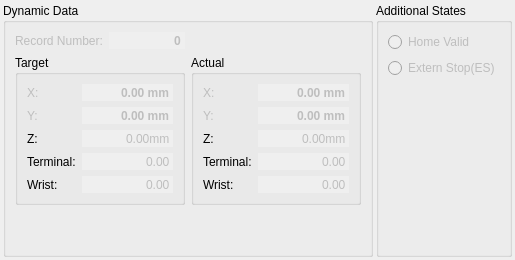
     <widget class="QWidget" name="tab">
      <attribute name="title">
       <string>Operate</string>
      </attribute>
      <layout class="QHBoxLayout" name="horizontalLayout_6">
       <property name="spacing">
        <number>3</number>
       </property>
       <property name="leftMargin">
        <number>3</number>
       </property>
       <property name="topMargin">
        <number>3</number>
       </property>
       <property name="rightMargin">
        <number>3</number>
       </property>
       <property name="bottomMargin">
        <number>3</number>
       </property>
       <item>
        <widget class="QGroupBox" name="groupBox_9">
         <property name="title">
          <string>Dynamic Data</string>
         </property>
         <layout class="QGridLayout" name="gridLayout_11">
          <item row="4" column="2">
           <widget class="QGroupBox" name="groupBox_13">
            <property name="title">
             <string>Actual</string>
            </property>
            <layout class="QGridLayout" name="gridLayout_16">
             <item row="2" column="1">
              <widget class="QDoubleSpinBox" name="actPosY">
               <property name="enabled">
                <bool>false</bool>
               </property>
               <property name="sizePolicy">
                <sizepolicy hsizetype="Minimum" vsizetype="Preferred">
                 <horstretch>0</horstretch>
                 <verstretch>0</verstretch>
                </sizepolicy>
               </property>
               <property name="font">
                <font>
                 <weight>75</weight>
                 <bold>true</bold>
                </font>
               </property>
               <property name="frame">
                <bool>false</bool>
               </property>
               <property name="alignment">
                <set>Qt::AlignRight|Qt::AlignTrailing|Qt::AlignVCenter</set>
               </property>
               <property name="readOnly">
                <bool>true</bool>
               </property>
               <property name="buttonSymbols">
                <enum>QAbstractSpinBox::NoButtons</enum>
               </property>
               <property name="specialValueText">
                <string notr="true"/>
               </property>
               <property name="prefix">
                <string notr="true"/>
               </property>
               <property name="suffix">
                <string notr="true"> mm</string>
               </property>
               <property name="minimum">
                <double>-100000000000.000000000000000</double>
               </property>
               <property name="maximum">
                <double>100000000000.000000000000000</double>
               </property>
              </widget>
             </item>
             <item row="1" column="0">
              <widget class="QLabel" name="label_15">
               <property name="enabled">
                <bool>false</bool>
               </property>
               <property name="text">
                <string>X:</string>
               </property>
              </widget>
             </item>
             <item row="8" column="0">
              <widget class="QLabel" name="label_31">
               <property name="text">
                <string>Wrist:</string>
               </property>
              </widget>
             </item>
             <item row="4" column="0">
              <widget class="QLabel" name="label_32">
               <property name="text">
                <string>Z:</string>
               </property>
              </widget>
             </item>
             <item row="1" column="1">
              <widget class="QDoubleSpinBox" name="actPosX">
               <property name="enabled">
                <bool>false</bool>
               </property>
               <property name="sizePolicy">
                <sizepolicy hsizetype="Minimum" vsizetype="Preferred">
                 <horstretch>0</horstretch>
                 <verstretch>0</verstretch>
                </sizepolicy>
               </property>
               <property name="font">
                <font>
                 <weight>75</weight>
                 <bold>true</bold>
                </font>
               </property>
               <property name="frame">
                <bool>false</bool>
               </property>
               <property name="alignment">
                <set>Qt::AlignRight|Qt::AlignTrailing|Qt::AlignVCenter</set>
               </property>
               <property name="readOnly">
                <bool>true</bool>
               </property>
               <property name="buttonSymbols">
                <enum>QAbstractSpinBox::NoButtons</enum>
               </property>
               <property name="specialValueText">
                <string notr="true"/>
               </property>
               <property name="prefix">
                <string notr="true"/>
               </property>
               <property name="suffix">
                <string notr="true"> mm</string>
               </property>
               <property name="minimum">
                <double>-100000000000.000000000000000</double>
               </property>
               <property name="maximum">
                <double>100000000000.000000000000000</double>
               </property>
              </widget>
             </item>
             <item row="7" column="0">
              <widget class="QLabel" name="label_33">
               <property name="text">
                <string>Terminal:</string>
               </property>
              </widget>
             </item>
             <item row="4" column="1">
              <widget class="QDoubleSpinBox" name="actPosZ">
               <property name="enabled">
                <bool>false</bool>
               </property>
               <property name="frame">
                <bool>false</bool>
               </property>
               <property name="alignment">
                <set>Qt::AlignRight|Qt::AlignTrailing|Qt::AlignVCenter</set>
               </property>
               <property name="readOnly">
                <bool>true</bool>
               </property>
               <property name="buttonSymbols">
                <enum>QAbstractSpinBox::NoButtons</enum>
               </property>
               <property name="suffix">
                <string>mm</string>
               </property>
               <property name="minimum">
                <double>-100000000000.000000000000000</double>
               </property>
               <property name="maximum">
                <double>100000000000.000000000000000</double>
               </property>
              </widget>
             </item>
             <item row="2" column="0">
              <widget class="QLabel" name="label_16">
               <property name="enabled">
                <bool>false</bool>
               </property>
               <property name="text">
                <string>Y:</string>
               </property>
              </widget>
             </item>
             <item row="7" column="1">
              <widget class="QDoubleSpinBox" name="actPosTerminal">
               <property name="enabled">
                <bool>false</bool>
               </property>
               <property name="frame">
                <bool>false</bool>
               </property>
               <property name="alignment">
                <set>Qt::AlignRight|Qt::AlignTrailing|Qt::AlignVCenter</set>
               </property>
               <property name="readOnly">
                <bool>true</bool>
               </property>
               <property name="buttonSymbols">
                <enum>QAbstractSpinBox::NoButtons</enum>
               </property>
              </widget>
             </item>
             <item row="8" column="1">
              <widget class="QDoubleSpinBox" name="actPosWrist">
               <property name="enabled">
                <bool>false</bool>
               </property>
               <property name="frame">
                <bool>false</bool>
               </property>
               <property name="alignment">
                <set>Qt::AlignRight|Qt::AlignTrailing|Qt::AlignVCenter</set>
               </property>
               <property name="readOnly">
                <bool>true</bool>
               </property>
               <property name="buttonSymbols">
                <enum>QAbstractSpinBox::NoButtons</enum>
               </property>
              </widget>
             </item>
            </layout>
           </widget>
          </item>
          <item row="5" column="2">
           <spacer name="verticalSpacer_7">
            <property name="orientation">
             <enum>Qt::Vertical</enum>
            </property>
            <property name="sizeHint" stdset="0">
             <size>
              <width>20</width>
              <height>40</height>
             </size>
            </property>
           </spacer>
          </item>
          <item row="1" column="0">
           <widget class="QLabel" name="label_12">
            <property name="enabled">
             <bool>false</bool>
            </property>
            <property name="text">
             <string>Record Number:</string>
            </property>
           </widget>
          </item>
          <item row="1" column="1">
           <widget class="QSpinBox" name="spinBox_RecordNumber">
            <property name="enabled">
             <bool>false</bool>
            </property>
            <property name="sizePolicy">
             <sizepolicy hsizetype="Minimum" vsizetype="Preferred">
              <horstretch>0</horstretch>
              <verstretch>0</verstretch>
             </sizepolicy>
            </property>
            <property name="font">
             <font>
              <weight>75</weight>
              <bold>true</bold>
             </font>
            </property>
            <property name="frame">
             <bool>false</bool>
            </property>
            <property name="alignment">
             <set>Qt::AlignRight|Qt::AlignTrailing|Qt::AlignVCenter</set>
            </property>
            <property name="readOnly">
             <bool>true</bool>
            </property>
            <property name="buttonSymbols">
             <enum>QAbstractSpinBox::NoButtons</enum>
            </property>
            <property name="specialValueText">
             <string notr="true"/>
            </property>
           </widget>
          </item>
          <item row="4" column="0" colspan="2">
           <widget class="QGroupBox" name="groupBox_12">
            <property name="title">
             <string>Target</string>
            </property>
            <layout class="QGridLayout" name="gridLayout_15">
             <item row="2" column="1">
              <widget class="QDoubleSpinBox" name="doubleSpinBox_target_position_x">
               <property name="enabled">
                <bool>false</bool>
               </property>
               <property name="sizePolicy">
                <sizepolicy hsizetype="Minimum" vsizetype="Preferred">
                 <horstretch>0</horstretch>
                 <verstretch>0</verstretch>
                </sizepolicy>
               </property>
               <property name="font">
                <font>
                 <weight>75</weight>
                 <bold>true</bold>
                </font>
               </property>
               <property name="frame">
                <bool>false</bool>
               </property>
               <property name="alignment">
                <set>Qt::AlignRight|Qt::AlignTrailing|Qt::AlignVCenter</set>
               </property>
               <property name="readOnly">
                <bool>true</bool>
               </property>
               <property name="buttonSymbols">
                <enum>QAbstractSpinBox::NoButtons</enum>
               </property>
               <property name="specialValueText">
                <string notr="true"/>
               </property>
               <property name="prefix">
                <string notr="true"/>
               </property>
               <property name="suffix">
                <string notr="true"> mm</string>
               </property>
               <property name="minimum">
                <double>-100000000000.000000000000000</double>
               </property>
               <property name="maximum">
                <double>100000000000.000000000000000</double>
               </property>
              </widget>
             </item>
             <item row="1" column="0">
              <widget class="QLabel" name="label_13">
               <property name="enabled">
                <bool>false</bool>
               </property>
               <property name="text">
                <string>X:</string>
               </property>
              </widget>
             </item>
             <item row="8" column="0">
              <widget class="QLabel" name="label_30">
               <property name="text">
                <string>Wrist:</string>
               </property>
              </widget>
             </item>
             <item row="4" column="0">
              <widget class="QLabel" name="label_28">
               <property name="text">
                <string>Z:</string>
               </property>
              </widget>
             </item>
             <item row="1" column="1">
              <widget class="QDoubleSpinBox" name="doubleSpinBox_target_position_y">
               <property name="enabled">
                <bool>false</bool>
               </property>
               <property name="sizePolicy">
                <sizepolicy hsizetype="Minimum" vsizetype="Preferred">
                 <horstretch>0</horstretch>
                 <verstretch>0</verstretch>
                </sizepolicy>
               </property>
               <property name="font">
                <font>
                 <weight>75</weight>
                 <bold>true</bold>
                </font>
               </property>
               <property name="frame">
                <bool>false</bool>
               </property>
               <property name="alignment">
                <set>Qt::AlignRight|Qt::AlignTrailing|Qt::AlignVCenter</set>
               </property>
               <property name="readOnly">
                <bool>true</bool>
               </property>
               <property name="buttonSymbols">
                <enum>QAbstractSpinBox::NoButtons</enum>
               </property>
               <property name="specialValueText">
                <string notr="true"/>
               </property>
               <property name="prefix">
                <string notr="true"/>
               </property>
               <property name="suffix">
                <string notr="true"> mm</string>
               </property>
               <property name="minimum">
                <double>-100000000000.000000000000000</double>
               </property>
               <property name="maximum">
                <double>100000000000.000000000000000</double>
               </property>
              </widget>
             </item>
             <item row="7" column="0">
              <widget class="QLabel" name="label_29">
               <property name="text">
                <string>Terminal:</string>
               </property>
              </widget>
             </item>
             <item row="4" column="1">
              <widget class="QDoubleSpinBox" name="doubleSpinBox_target_position_z">
               <property name="enabled">
                <bool>false</bool>
               </property>
               <property name="frame">
                <bool>false</bool>
               </property>
               <property name="alignment">
                <set>Qt::AlignRight|Qt::AlignTrailing|Qt::AlignVCenter</set>
               </property>
               <property name="readOnly">
                <bool>true</bool>
               </property>
               <property name="buttonSymbols">
                <enum>QAbstractSpinBox::NoButtons</enum>
               </property>
               <property name="suffix">
                <string>mm</string>
               </property>
               <property name="minimum">
                <double>-100000000000.000000000000000</double>
               </property>
               <property name="maximum">
                <double>100000000000.000000000000000</double>
               </property>
              </widget>
             </item>
             <item row="2" column="0">
              <widget class="QLabel" name="label_14">
               <property name="enabled">
                <bool>false</bool>
               </property>
               <property name="text">
                <string>Y:</string>
               </property>
              </widget>
             </item>
             <item row="7" column="1">
              <widget class="QDoubleSpinBox" name="spinTerminalTarget">
               <property name="enabled">
                <bool>false</bool>
               </property>
               <property name="frame">
                <bool>false</bool>
               </property>
               <property name="alignment">
                <set>Qt::AlignRight|Qt::AlignTrailing|Qt::AlignVCenter</set>
               </property>
               <property name="readOnly">
                <bool>true</bool>
               </property>
               <property name="buttonSymbols">
                <enum>QAbstractSpinBox::NoButtons</enum>
               </property>
              </widget>
             </item>
             <item row="8" column="1">
              <widget class="QDoubleSpinBox" name="spinWristTarget">
               <property name="enabled">
                <bool>false</bool>
               </property>
               <property name="frame">
                <bool>false</bool>
               </property>
               <property name="alignment">
                <set>Qt::AlignRight|Qt::AlignTrailing|Qt::AlignVCenter</set>
               </property>
               <property name="readOnly">
                <bool>true</bool>
               </property>
               <property name="buttonSymbols">
                <enum>QAbstractSpinBox::NoButtons</enum>
               </property>
              </widget>
             </item>
            </layout>
           </widget>
          </item>
         </layout>
        </widget>
       </item>
       <item>
        <widget class="QGroupBox" name="groupBox_10">
         <property name="title">
          <string>Additional States</string>
         </property>
         <layout class="QGridLayout" name="gridLayout_12">
          <item row="1" column="0">
           <widget class="QRadioButton" name="radES">
            <property name="enabled">
             <bool>false</bool>
            </property>
            <property name="sizePolicy">
             <sizepolicy hsizetype="Minimum" vsizetype="Preferred">
              <horstretch>0</horstretch>
              <verstretch>0</verstretch>
             </sizepolicy>
            </property>
            <property name="text">
             <string>Extern Stop(ES)</string>
            </property>
            <property name="autoExclusive">
             <bool>false</bool>
            </property>
           </widget>
          </item>
          <item row="0" column="0">
           <widget class="QRadioButton" name="radHome">
            <property name="enabled">
             <bool>false</bool>
            </property>
            <property name="sizePolicy">
             <sizepolicy hsizetype="Minimum" vsizetype="Preferred">
              <horstretch>0</horstretch>
              <verstretch>0</verstretch>
             </sizepolicy>
            </property>
            <property name="text">
             <string>Home Valid</string>
            </property>
            <property name="autoExclusive">
             <bool>false</bool>
            </property>
           </widget>
          </item>
          <item row="2" column="0">
           <spacer name="verticalSpacer_6">
            <property name="orientation">
             <enum>Qt::Vertical</enum>
            </property>
            <property name="sizeHint" stdset="0">
             <size>
              <width>20</width>
              <height>40</height>
             </size>
            </property>
           </spacer>
          </item>
         </layout>
        </widget>
       </item>
      </layout>
     </widget>
